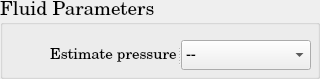
         <widget class="QGroupBox" name="Iso2f_FluidOptions">
          <property name="font">
           <font>
            <family>Century Schoolbook L</family>
            <pointsize>14</pointsize>
            <weight>50</weight>
            <bold>false</bold>
           </font>
          </property>
          <property name="title">
           <string>Fluid Parameters</string>
          </property>
          <widget class="QSplitter" name="splitter_6">
           <property name="geometry">
            <rect>
             <x>50</x>
             <y>40</y>
             <width>261</width>
             <height>30</height>
            </rect>
           </property>
           <property name="orientation">
            <enum>Qt::Horizontal</enum>
           </property>
           <widget class="QLabel" name="Iso2f_LiquidOrFluid">
            <property name="font">
             <font>
              <pointsize>11</pointsize>
             </font>
            </property>
            <property name="text">
             <string>Estimate pressure</string>
            </property>
           </widget>
           <widget class="QComboBox" name="Iso2f_1barOr155bar">
            <property name="font">
             <font>
              <pointsize>11</pointsize>
             </font>
            </property>
            <item>
             <property name="text">
              <string>--</string>
             </property>
            </item>
            <item>
             <property name="text">
              <string>Arround1bar</string>
             </property>
            </item>
            <item>
             <property name="text">
              <string>Arround155bar</string>
             </property>
            </item>
           </widget>
          </widget>
         </widget>
